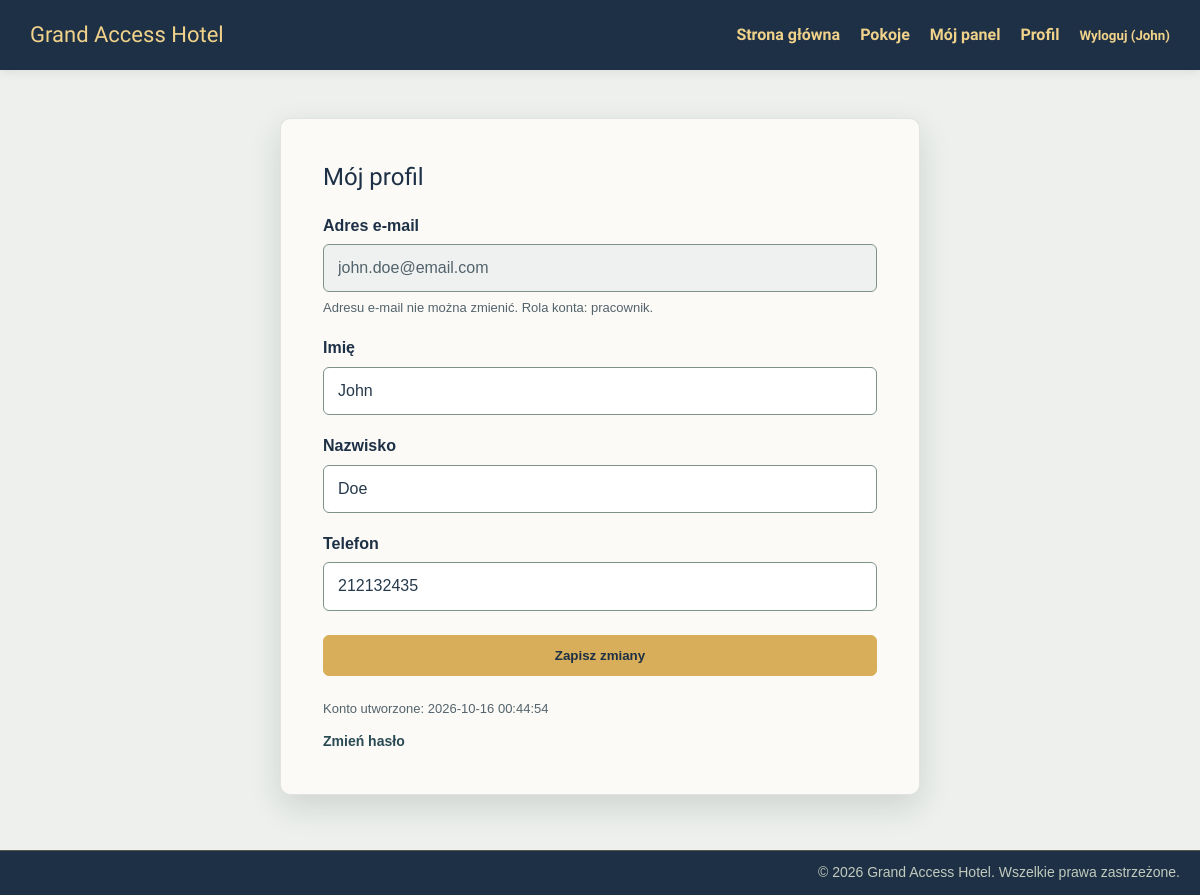
The page /public/profil.php (signed in) on the database its author committed.
### tables this page shows
CREATE TABLE `Uzytkownicy` (
  `ID_Uzytkownika` INT AUTO_INCREMENT PRIMARY KEY,
  `Imie` VARCHAR(50) NOT NULL,
  `Nazwisko` VARCHAR(50) NOT NULL,
  `Email` VARCHAR(100) NOT NULL UNIQUE,
  `Telefon` VARCHAR(20),
  `Haslo` VARCHAR(255) NOT NULL,
  `Rola` ENUM('klient', 'pracownik', 'admin') NOT NULL DEFAULT 'klient',
  `Aktywny` TINYINT(1) NOT NULL DEFAULT 1,
  `DataUtworzenia` DATETIME NOT NULL DEFAULT CURRENT_TIMESTAMP
);

### includes/auth.php (called while the page is built, shortened)
<?php
function e($tekst)
{
    return htmlspecialchars((string)$tekst, ENT_QUOTES, 'UTF-8');
}

### public/profil.php (the view, shortened to what this page needs)
<?php
require_once __DIR__ . '/../includes/auth.php';
$st = $pdo->prepare('SELECT Imie, Nazwisko, Email, Telefon, Rola, DataUtworzenia FROM Uzytkownicy WHERE ID_Uzytkownika = ?');
$st->execute([$_SESSION['user_id']]);
$u = $st->fetch();
require __DIR__ . '/../includes/header.php';
?>
<main class="login-page">
    <section class="login-panel login-panel-wide" aria-labelledby="profil-tytul">
        <h1 id="profil-tytul">Mój profil</h1>
        <form class="login-form" action="profil.php" method="post">
            <div class="login-field">
                <label for="email">Adres e-mail</label>
                <input type="email" id="email" value="<?= e($u['Email']) ?>" readonly>
                <span class="field-hint">Adresu e-mail nie można zmienić. Rola konta: <?= e($u['Rola']) ?>.</span>
            </div>
            <div class="login-field">
                <label for="imie">Imię</label>
                <input type="text" id="imie" name="imie" maxlength="50" required value="<?= e($u['Imie']) ?>">
            </div>
            <div class="login-field">
                <label for="nazwisko">Nazwisko</label>
                <input type="text" id="nazwisko" name="nazwisko" maxlength="50" required value="<?= e($u['Nazwisko']) ?>">
            </div>
            <div class="login-field">
                <label for="telefon">Telefon</label>
                <input type="tel" id="telefon" name="telefon" maxlength="20" required value="<?= e($u['Telefon']) ?>">
            </div>
            <button class="booking-button login-button" type="submit">Zapisz zmiany</button>
        </form>
        <p class="login-note">Konto utworzone: <?= e($u['DataUtworzenia']) ?></p>
        <a class="login-back-link" href="zmiana_hasla.php">Zmień hasło</a>
    </section>
</main>
<?php require __DIR__ . '/../includes/footer.php'; ?>

### css/main.css (style rules this page uses)
* { box-sizing: border-box; }
:root { --ink: #26394b; --navy: #1d3045; --deep-teal: #294953; --mist: #edf0ed; --paper: #fbfaf6; --amber: #d9ae5a; --amber-light: #f1d28a; }
html, body { min-height: 100%; }
body { margin: 0; padding: 0; background-color: var(--mist); color: var(--ink); font-family: Arial, Helvetica, sans-serif; line-height: 1.4; overflow-x: hidden; }
.booking-button { flex: 0 0 auto; padding: 9px 18px; border: 1px solid var(--amber); border-radius: 6px; color: var(--navy); background-color: var(--amber); font-weight: bold; cursor: pointer; transition: background-color 0.3s ease, color 0.3s ease; }
.login-page { display: grid; place-items: center; min-height: calc(100vh - 170px); padding: 48px 22px 100px; }
.login-panel { width: min(100%, 520px); padding: 42px; background-color: var(--paper); border: 1px solid rgba(38, 57, 75, 0.12); border-radius: 10px; box-shadow: 0 12px 32px rgba(27, 46, 43, 0.14); }
.login-form { display: grid; gap: 20px; }
.login-field { display: grid; gap: 7px; }
.login-field label { color: var(--navy); font-weight: bold; }
.login-field input, .login-field select { width: 100%; padding: 12px 14px; border: 1px solid #7d938a; border-radius: 6px; color: var(--ink); background-color: #fff; font: inherit; }
.login-button { width: 100%; margin-top: 4px; padding: 12px 18px; }
.login-note { margin: 24px 0 12px; color: #53636c; font-size: 13px; }
.login-back-link { color: var(--deep-teal); font-size: 14px; font-weight: bold; text-decoration: none; }

### css/panel.css (style rules this page uses)
.login-panel-wide { width: min(100%, 640px); }
.login-panel h1 { margin-top: 0; color: var(--navy); font-family: "Faculty Glyphic", Arial, sans-serif; font-weight: normal; }
.field-hint { color: #53636c; font-size: 13px; }
.login-field input[readonly] { background-color: #eef1ef; color: #53636c; }

### rows shown on the page
uzytkownicy: Email "john.doe@email.com", Rola "pracownik", imie "John", nazwisko "Doe", telefon "212132435", DataUtworzenia "2026-10-16 00:44:54"

### other values the page prints
$_SESSION['imie'] "John"
